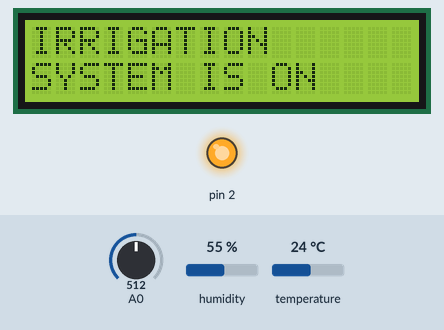
Simulated run of this sketch. Board: Arduino Uno, built with avr-gcc and run on an emulated ATmega328P. On the bench: 16×2 character LCD, output pins drawn as LEDs (lit = HIGH). Wiring (inferred from the names in the program): DHT11 sensor: data pin 11. The test bench sets the inputs (shaded band); at power-on: A0 = 512, humidity 55 %, temperature 24 °C. Pins used as bus, display or sensor lines are not drawn; what the sketch prints to the serial monitor is not drawn.

Above: at 1.1 s.
At 5.3 s:
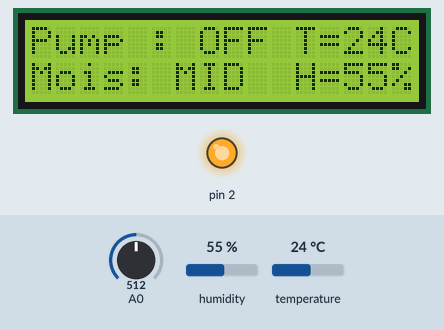
5.4 s: A0 set to 842
7.5 s: A0 set to 867
At 9.3 s:
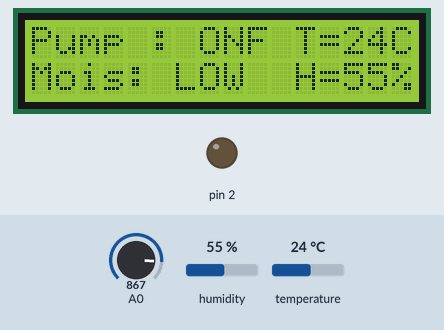
9.9 s: A0 set to 122
At 10.5 s:
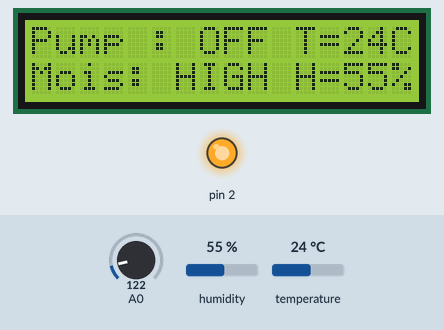
11.4 s: A0 set to 289
12.9 s: A0 set to 311
At 13.8 s:
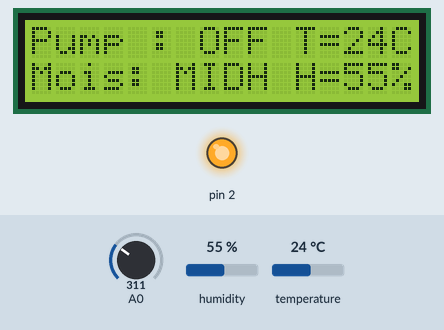
14.4 s: A0 set to 900
At 16.5 s:
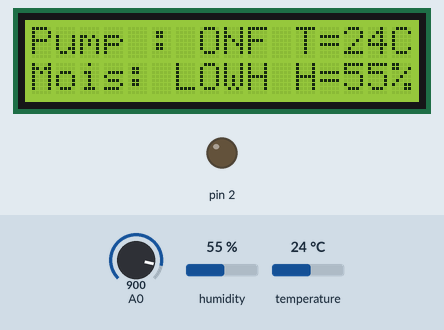
Timing chart, 0 to 17.6 s (numbered marks = the images above; inputs shaded):
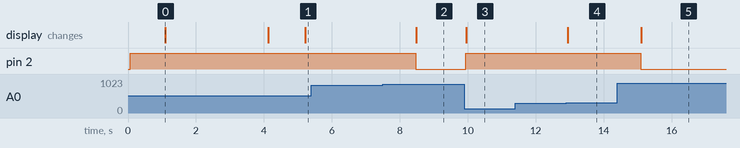

The sketch:

Soil_Moisture_and_weather_station_merge.ino
```cpp
#include<Wire.h>
#include <LiquidCrystal_I2C.h>
LiquidCrystal_I2C lcd(0x27, 16, 2);
byte degree_symbol[8] =
              {
                0b00111,
                0b00101,
                0b00111,
                0b00000,
                0b00000,
                0b00000,
                0b00000,
                0b00000
              };
int gate=11;
volatile unsigned long duration=0;
unsigned char i[5];
unsigned int j[40];
unsigned char value=0;
unsigned answer=0;
int z=0;
int b=1;
void setup(){

Serial.begin(9600);
lcd.init();
lcd.backlight();
lcd.clear();
pinMode(2, OUTPUT);
digitalWrite(2, HIGH);
delay(1000);
lcd.setCursor(0, 0);
lcd.print("IRRIGATION");
lcd.setCursor(0, 1);
lcd.print("SYSTEM IS ON ");
lcd.print("");
delay(3000);
lcd.clear();
lcd.setCursor(11,0);
 lcd.print("T=");
 lcd.setCursor(11,1);
 lcd.print("H=");
 lcd.createChar(1, degree_symbol);
 lcd.setCursor(14,0);
 lcd.write(1);
 lcd.print("C");
 lcd.setCursor(15,1);
 lcd.print("%");
}
void loop() {
delay(0);
 while(1)
 {
  int value = analogRead(A0);
  Serial.println(value);
  if (value > 850){
    digitalWrite(2, LOW);
    lcd.setCursor(0, 0);
    lcd.print("Pump : ON");
}
else {
    digitalWrite(2, HIGH);
    lcd.setCursor(0, 0);
    lcd.print("Pump : OFF");
}
if (value < 300) {
    lcd.setCursor(0, 1);
    lcd.print("Mois: HIGH");
} else if (value > 300 && value < 850) {
    lcd.setCursor(0, 1);
    lcd.print("Mois: MID");
} else if (value > 850) {
    lcd.setCursor(0, 1);
    lcd.print("Mois: LOW");
}


  delay(0);
  pinMode(gate,OUTPUT);
  digitalWrite(gate,LOW);
  delay(20);
  digitalWrite(gate,HIGH);
  pinMode(gate,INPUT_PULLUP);//by default it will become high due to internal pull up
 // delayMicroseconds(40);


  duration=pulseIn(gate, LOW);
  if(duration <= 84 && duration >= 72)
  {
      while(1)
      {
        duration=pulseIn(gate, HIGH);

        if(duration <= 26 && duration >= 20){
        value=0;}

        else if(duration <= 74 && duration >= 65){
        value=1;}

        else if(z==40){
        break;}

        i[z/8]|=value<<(7- (z%8));
        j[z]=value;
        z++;
      }
    }
answer=i[0]+i[1]+i[2]+i[3];

if(answer==i[4] && answer!=0)
{
lcd.setCursor(13,0);
lcd.print(i[2]);
lcd.setCursor(13,1);
lcd.print(i[0]);
}

z=0;
i[0]=i[1]=i[2]=i[3]=i[4]=0;
 }
}
```

soil_code.cpp
```cpp
#include<Wire.h>
#include <LiquidCrystal_I2C.h>
LiquidCrystal_I2C lcd(0x27, 16, 2);
void setup(){


Serial.begin(9600);
lcd.init();
lcd.backlight();
lcd.clear();
pinMode(2, OUTPUT);
digitalWrite(2, HIGH);
delay(1000);
lcd.setCursor(0, 0);
lcd.print("IRRIGATION");
lcd.setCursor(0, 1);
lcd.print("SYSTEM IS ON ");
lcd.print("");
delay(3000);
lcd.clear();
}
void loop() {


  int value = analogRead(A0);
  Serial.println(value);
  if (value > 950){
    digitalWrite(2, LOW);
    lcd.setCursor(0, 0);
    lcd.print("Pump is ON ");
}
else {
    digitalWrite(2, HIGH);
    lcd.setCursor(0, 0);
    lcd.print("Pump is OFF");
}
if (value < 300) {
    lcd.setCursor(0, 1);
    lcd.print("Moisture : HIGH");
} else if (value > 300 && value < 950) {
    lcd.setCursor(0, 1);
    lcd.print("Moisture : MID ");
} else if (value > 950) {
    lcd.setCursor(0, 1);
    lcd.print("Moisture : LOW ");
}
}
```

weather_station.cpp
```cpp
//infinite Xpro
// firstly need to add i2c library


#include <LiquidCrystal_I2C.h>
LiquidCrystal_I2C lcd(0x27,16,2);  // set the LCD address to 0x27 for a 16 chars and 2 line display
byte degree_symbol[8] =
              {
                0b00111,
                0b00101,
                0b00111,
                0b00000,
                0b00000,
                0b00000,
                0b00000,
                0b00000
              };
int gate=11;
volatile unsigned long duration=0;
unsigned char i[5];
unsigned int j[40];
unsigned char value=0;
unsigned answer=0;
int z=0;
int b=1;
void setup()
{
 lcd.init();                       // initialize the lcd
 lcd.init();
 lcd.backlight();
 lcd.print("Temp = ");
 lcd.setCursor(0,1);
 lcd.print("Humidity = ");
 lcd.createChar(1, degree_symbol);
 lcd.setCursor(9,0);
 lcd.write(1);
 lcd.print("C");
 lcd.setCursor(13,1);
 lcd.print("%");
}


void loop()
{


 delay(1000);
 while(1)
 {
  delay(1000);
  pinMode(gate,OUTPUT);
  digitalWrite(gate,LOW);
  delay(20);
  digitalWrite(gate,HIGH);
  pinMode(gate,INPUT_PULLUP);//by default it will become high due to internal pull up
 // delayMicroseconds(40);


  duration=pulseIn(gate, LOW);
  if(duration <= 84 && duration >= 72)
  {
      while(1)
      {
        duration=pulseIn(gate, HIGH);

        if(duration <= 26 && duration >= 20){
        value=0;}

        else if(duration <= 74 && duration >= 65){
        value=1;}

        else if(z==40){
        break;}

        i[z/8]|=value<<(7- (z%8));
        j[z]=value;
        z++;
      }
    }
answer=i[0]+i[1]+i[2]+i[3];


if(answer==i[4] && answer!=0)
{
lcd.setCursor(7,0);
lcd.print(i[2]);
lcd.setCursor(11,1);
lcd.print(i[0]);
}


z=0;
i[0]=i[1]=i[2]=i[3]=i[4]=0;
 }
}
```

Measured:
- the behaviour switches between 850 and 851 on A0 (found by bisection; images 1 and 2)
- the behaviour switches between 300 and 301 on A0 (found by bisection; images 3 and 4)
- after the input at 5.4 s, every drawn part: stays the same
- after the input at 7.5 s, pin 2: HIGH → LOW after 0.96 s; the display: changes after 0.98 s (image 2)
- after the input at 9.9 s, pin 2: LOW → HIGH at once; the display: changes after 0.05 s (image 3)
- after the input at 11.4 s, every drawn part: stays the same
- after the input at 12.9 s, the display: changes after 0.05 s (image 4)
- after the input at 14.4 s, pin 2: HIGH → LOW after 0.69 s; the display: changes after 0.71 s (image 5)
- what the display in image 0 shows lasts 3.0 s, from 1.1 s to 4.1 s
